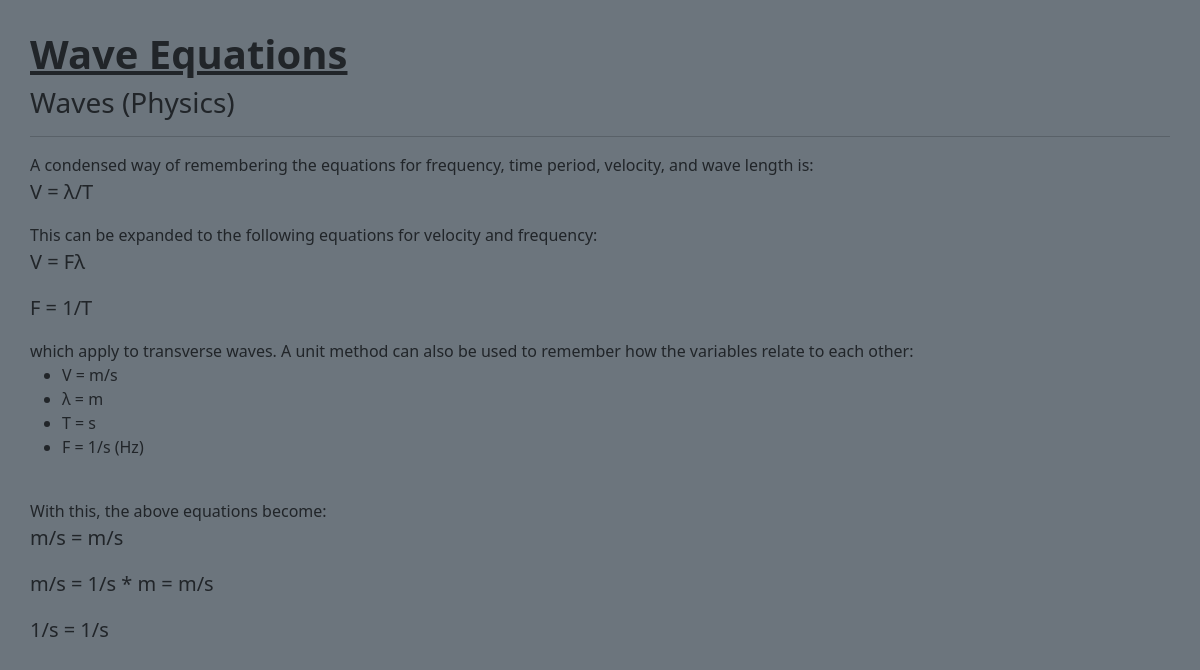
Page /factFile?id=1 on the committed database.
### tables this page shows
CREATE TABLE factfiles (id INTEGER, subj TEXT, topic TEXT, title TEXT, filename TEXT, content TEXT, PRIMARY KEY (id));

### application.py (the view)
@app.route("/factFile")
@clearFlash
def factfile() -> Union[str, Response]: # Display fact file
    if not (id := request.args.get("id")) or not id.isdigit(): return redirect("/factSearch") # Check if id exists
    if len(rows := db.execute("SELECT * FROM factfiles WHERE id = ?", int(id))) != 1: return "Bad ID" # Check if id exists
    return render_template("factfile.html", **rows[0])

### application.py (called while the page is built)
def clearFlash(func: Callable) -> Callable:
    @wraps(func)
    def deco(*args, **kwargs):
        session['_flashes'] = None
        return func(*args, **kwargs)
    return deco

### templates/factfile.html (shortened to what this page needs)
{% extends "layout.html" %}
{% block body %}
    <div style="text-align: left; margin-bottom: 30px;">
        <h1><b><u>{{ title }}</u></b></h1>
        <h3>{{ topic | capitalize }} ({{ subj | capitalize }})</h3>
        <hr>
        {{ content | safe }}
    </div>
{% endblock %}

### rows in the picture
factfiles: title "Wave Equations", topic "Waves", subj "Physics", content "A condensed way of remembering the equations for frequency, time period, velocity, and wave length is: V = λ/T This can be expanded to the following equations for velocity and frequency: V = Fλ F = 1/T which apply to transverse waves. A unit method can also be used to remember how the variables relate to each other: V = m/s λ = m T = s F = 1/s (Hz) With this, the above equations become: m/s = m/s m/s = 1/s * m = m/s 1/s = 1/s"
